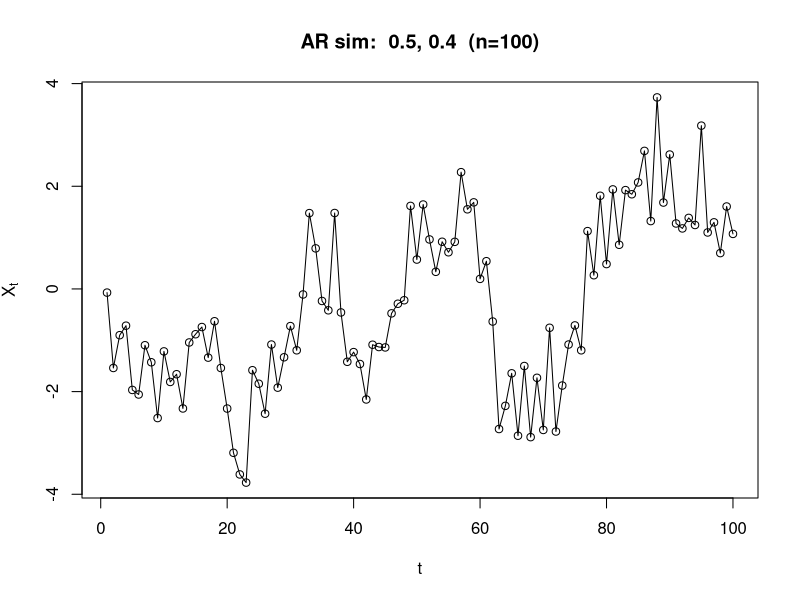
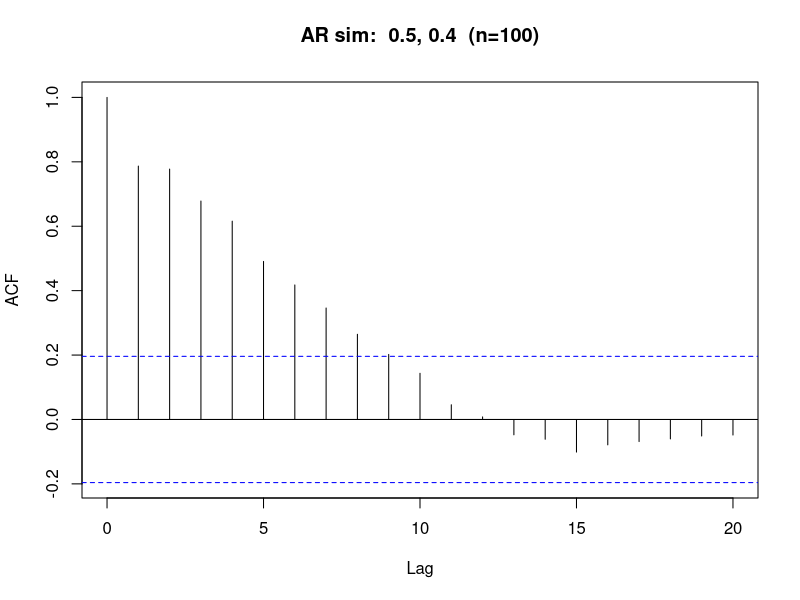
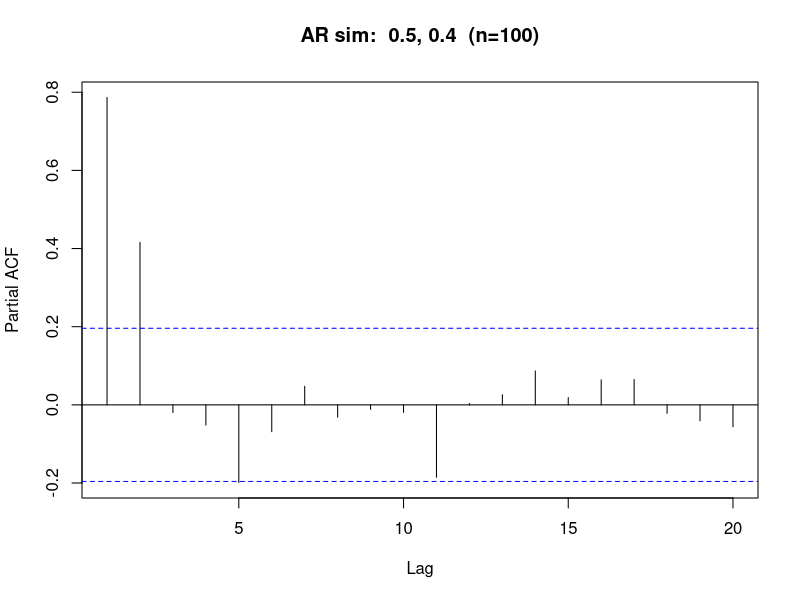
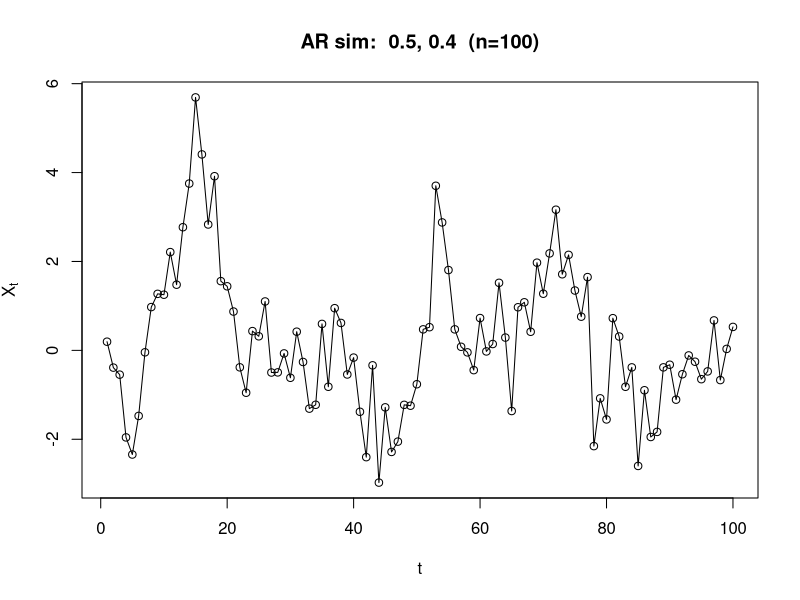
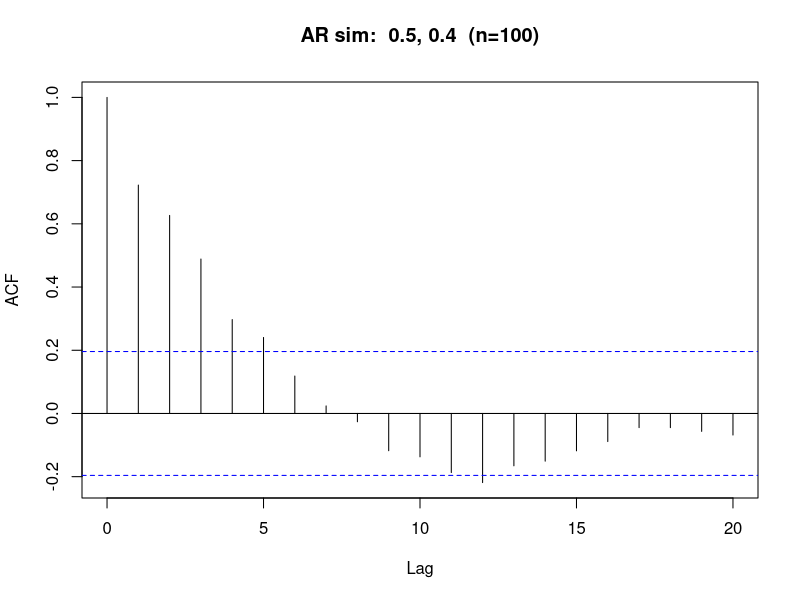
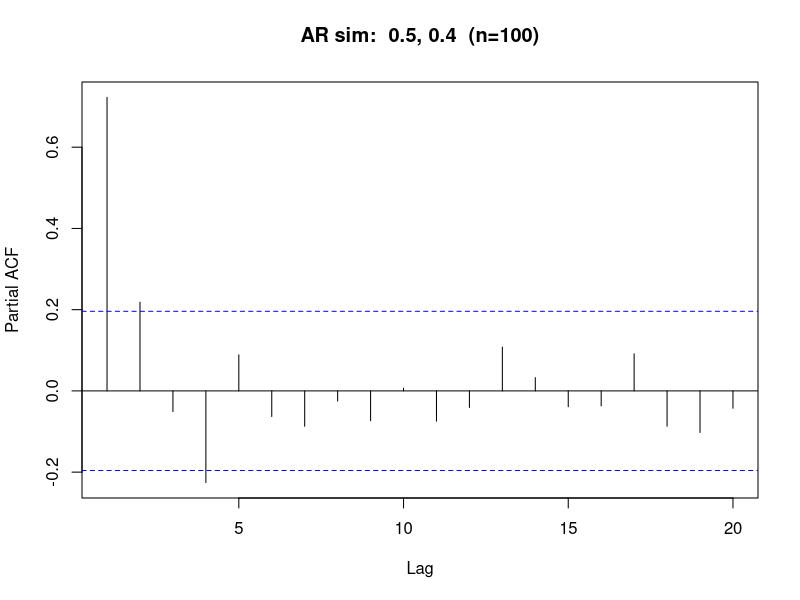

The R script that drew these images, in order:
#################################################################################
# AR sim
#################################################################################
my_AR_sim <- function(n=189, ar_coeff=c(.5),sigma=1) {
  n.start <- n + floor(.2/(1-.2)*n)
  burnin <- floor(.20*n.start)
  model_params <- list(ar = ar_coeff)
  ts_sim <- arima.sim(model = model_params, n = n.start,sd=sigma)
  ts_sim <- ts_sim[(burnin+1):n.start]
  return(ts_sim)
}

#################################################################################
## Yule Walker Fun
# function that computes Yule Walker  estimates of AR(p) coefs
#################################################################################
my_yule_walker <- function(ts_data,AR_order=2) {
  gamma_h <- c(acf(ts_data,plot=F,lag.max=AR_order)$acf) # compute gamma_h vec for h=AR_order=p
  gamma_h_index <- cbind(seq(0,length(gamma_h)-1),gamma_h) # combine gamma_h with lag index
  Gamma <- matrix(NA,nrow=length(gamma_h)-1,ncol=length(gamma_h)-1) # create empty Gamma matrix
  # loop to create Gamma matrix
  for (i in 1:(length(gamma_h)-1)) {
    for (j in 1:(length(gamma_h)-1)) {
      h <- abs(i-j) # calculate lag
      select_acvf <- gamma_h_index[which(gamma_h_index[,1]==h),2] # extract element of gamma_h with lag h
      Gamma[i,j] <- c(select_acvf) # store element
    }
  }
  # Yule Walker 
  return(c(solve(Gamma)%*%matrix(gamma_h[2:(1+AR_order)])))
  }

#################################################################################
# Test function
#################################################################################

################################
# AR Sim: true p =2, yw_order=2
################################
n=100 # n= 10000
sigma <- 1
ar_coeff <- c(.5,.4)
main_exp <- paste("AR sim: ",paste(ar_coeff,collapse=", "), paste(" (n=",n,")",sep=""))

#roots <- polyroot(c(1,-1*ar_coeff)) # complex roots of AR poly = 0
#roots
#Mod(roots) 
#Mod(roots) >1 # looks causal.. great!

# Some EDA
ar_sim <- my_AR_sim(n=n,ar_coeff=ar_coeff,sigma=sigma)
length(ar_sim)
plot(ar_sim,type="o",
     main=main_exp,
     xlab="t",
     ylab=expression(X[t]))
acf(ar_sim, main=main_exp)
pacf(ar_sim, main=main_exp)

## Yule Walker estimates
yw <- my_yule_walker(ts_data=ar_sim,AR_order=2)
# truth
ar <- ar_coeff
data.frame(yw =yw ,ar=ar)

################################
# AR Sim: true p =2, yw_order=3
################################
n=100 # n= 10000
sigma <- 1
ar_coeff <- c(.5,.4)
main_exp <- paste("AR sim: ",paste(ar_coeff,collapse=", "), paste(" (n=",n,")",sep=""))

#roots <- polyroot(c(1,-1*ar_coeff)) # complex roots of AR poly = 0
#roots
#Mod(roots) 
#Mod(roots) >1 # looks causal.. great!

# Some EDA
ar_sim <- my_AR_sim(n=n,ar_coeff=ar_coeff,sigma=sigma)
length(ar_sim)
plot(ar_sim,type="o",
     main=main_exp,
     xlab="t",
     ylab=expression(X[t]))
acf(ar_sim, main=main_exp)
pacf(ar_sim, main=main_exp)

## Yule Walker estimates
yw <- my_yule_walker(ts_data=ar_sim,AR_order=3)
# truth
ar <- ar_coeff
# compare
yw 
ar

# What about the estimated roots? Are they causal/stationary?
#roots <- polyroot(c(1,-1*yw)) # complex roots of AR poly = 0
#roots
#Mod(roots) 
#Mod(roots) >1 

